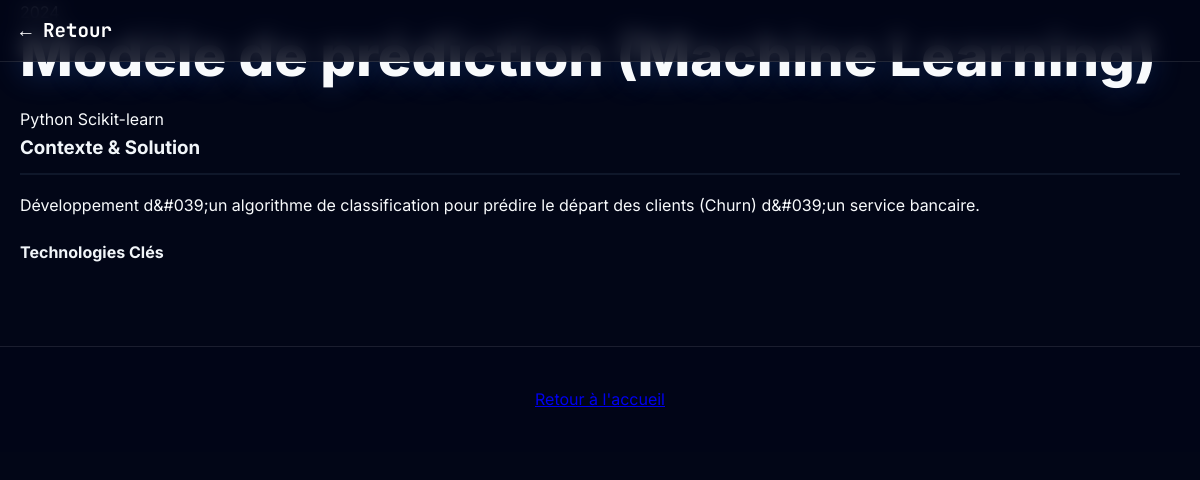
The page /projets_details.php?id=6 on the database its author committed.
### tables this page shows
CREATE TABLE `projet` (
  `id_projet` int(11) NOT NULL,
  `id_utilisateur` int(11) NOT NULL,
  `titre` varchar(100) NOT NULL,
  `description` text DEFAULT NULL,
  `date_debut` date DEFAULT NULL,
  `date_fin` date DEFAULT NULL,
  `technologie_utilisee` text DEFAULT NULL,
  `lien_code` varchar(255) DEFAULT NULL,
  `lien_demo` varchar(255) DEFAULT NULL,
  `image` varchar(255) DEFAULT NULL,
  `img` varchar(255) DEFAULT NULL,
  `document` varchar(255) DEFAULT NULL,
  `categorie_projet` varchar(50) DEFAULT 'Data Science',
  `contexte` varchar(100) DEFAULT 'Projet Universitaire (IUT)'
);

### config.php (called while the page is built, shortened)
<?php
$host = "localhost";
$dbname = "portfolio";
$username = "root";
$password = "";
try {
    $conn = new PDO("mysql:host=$host;dbname=$dbname;charset=utf8", $username, $password);
    $conn->setAttribute(PDO::ATTR_ERRMODE, PDO::ERRMODE_EXCEPTION);
    $conn->setAttribute(PDO::ATTR_DEFAULT_FETCH_MODE, PDO::FETCH_ASSOC);
} catch(PDOException $e) {
    die("Erreur de connexion : " . $e->getMessage());
}
function executeQuery($sql, $params = []) {
    global $conn;
    try {
        $stmt = $conn->prepare($sql);
        $stmt->execute($params);
        return $stmt;
    } catch (PDOException $e) {
        die("Erreur SQL : " . $e->getMessage());
    }
}
function fetchOne($stmt) {
    return $stmt->fetch();
}
?>

### projets_details.php (the view, shortened to what this page needs)
<?php
require_once 'config.php';
$id_projet = intval($_GET['id']);
$query = "SELECT * FROM projet WHERE id_projet = ? AND id_utilisateur = 1";
$stmt = executeQuery($query, array($id_projet));
$projet = fetchOne($stmt);
?>
<!DOCTYPE html>
<html lang="fr">
<head>
    <link rel="stylesheet" href="style.css">
    <link rel="stylesheet" href="public_style.css">
    <link rel="stylesheet" href="https://cdnjs.cloudflare.com/ajax/libs/font-awesome/6.0.0/css/all.min.css">
</head>
<body>
    <nav class="public-nav">
        <div class="nav-content">
            <div class="logo"><a href="index.php" style="color:white; text-decoration:none;">&larr; Retour</a></div>
        </div>
    </nav>
    <header class="project-header-hero" <?php echo !empty($projet['image']) ? 'style="background-image: linear-gradient(rgba(15, 23, 42, 0.9), rgba(15, 23, 42, 0.95)), url(\'' . htmlspecialchars($projet['image']) . '\'); background-size: cover; background-position: center;"' : ''; ?>>
        <div class="container">
            <div class="project-meta-top">
                <span class="project-year"><?php echo date('Y', strtotime($projet['date_debut'])); ?></span>
            </div>
            <h1><?php echo htmlspecialchars($projet['titre']); ?></h1>
            <div class="tech-tags-hero">
                <?php
                $techs = explode(',', $projet['technologie_utilisee']);
                foreach($techs as $tech):
                    if(trim($tech)): ?>
                    <span class="tech-tag"><?php echo trim(htmlspecialchars($tech)); ?></span>
                <?php endif; endforeach; ?>
            </div>
        </div>
    </header>
    <div class="container section-padding">
        <div class="project-grid-layout">
            <div class="project-main-desc">
                <h3>Contexte & Solution</h3>
                <div class="long-description">
                    <?php echo nl2br(htmlspecialchars($projet['description'])); ?>
                </div>
            </div>
            <div class="project-sidebar-details">
                <div class="detail-box">
                    <h4>Technologies Clés</h4>
                </div>
            </div>
        </div>
    </div>
    <footer class="main-footer">
        <a href="index.php" class="back-link">Retour à l'accueil</a>
    </footer>
</body>
</html>

### style.css (style rules this page uses)
:root { --primary-color: #3b82f6; --nav-bg: #1e293b; --body-bg: #0f172a; --text-color: #f1f5f9; --border-color: #334155; --card-bg: #1e293b; }
.nav-link, h3, h4, label, .project-dates, .timeline-date { color: var(--text-color) !important; }
body { font-family: 'Segoe UI', Tahoma, Geneva, Verdana, sans-serif; margin: 0; background-color: var(--body-bg); color: var(--text-color); }
h3 { border-bottom: 2px solid var(--body-bg); padding-bottom: 10px; margin-top: 0; }
::placeholder { color: #94a3b8; opacity: 0.7; }

### public_style.css (style rules this page uses)
:root { --bg-color: #020617; --glass-bg: rgba(30, 41, 59, 0.6); --glass-border: rgba(255, 255, 255, 0.1); --text-primary: #f8fafc; --text-secondary: #94a3b8; --accent: #3b82f6; --accent-glow: rgba(59, 130, 246, 0.5); --font-main: 'Inter', sans-serif; --font-code: 'JetBrains Mono', monospace; }
html { scroll-behavior: smooth; }
body { background-color: var(--bg-color); color: var(--text-primary); font-family: var(--font-main); margin: 0; line-height: 1.6; overflow-x: hidden; }
.public-nav { position: fixed; top: 0; width: 100%; z-index: 1000; background: rgba(2, 6, 23, 0.8); backdrop-filter: blur(10px); border-bottom: 1px solid var(--glass-border); padding: 15px 0; }
.nav-content { max-width: 1200px; margin: 0 auto; display: flex; justify-content: space-between; align-items: center; padding: 0 20px; }
.logo { font-family: var(--font-code); font-weight: bold; color: var(--accent); font-size: 1.2rem; }
h1 { font-size: 3.5rem; line-height: 1.1; margin: 0 0 20px; font-weight: 800; text-shadow: 0 0 30px rgba(59, 130, 246, 0.3); }
.container { max-width: 1200px; margin: 0 auto; padding: 0 20px; }
.main-footer { padding: 40px 0; text-align: center; border-top: 1px solid var(--glass-border); color: var(--text-secondary); margin-top: 80px; position: relative; z-index: 1; background: rgba(2, 6, 23, 0.8); }

### rows shown on the page
projet: titre "Modèle de prédiction (Machine Learning)", technologie_utilisee "Python", technologie_utilisee "Scikit-learn", description "Développement d&#039;un algorithme de classification pour prédire le départ des clients (Churn) d&#039;un service bancaire."
